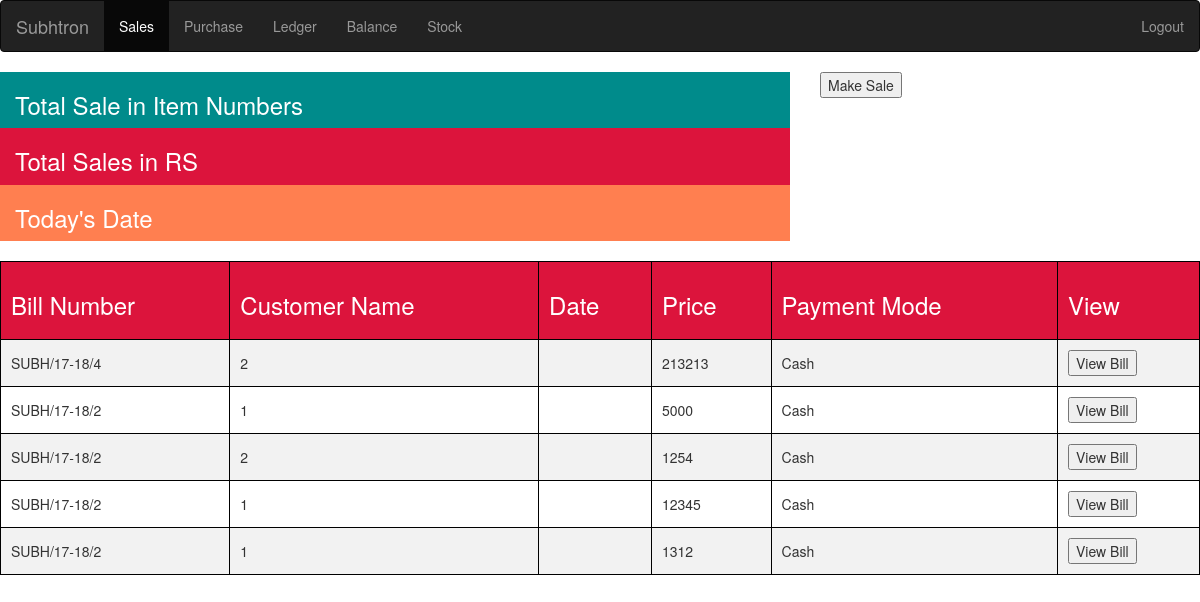
The app's page /sales.php (signed in) with its own data.
### tables this page shows
CREATE TABLE `products` (
  `company_name` varchar(50) NOT NULL,
  `model_name` varchar(50) NOT NULL,
  `item_name` varchar(50) NOT NULL,
  `serial_number` varchar(50) NOT NULL,
  `purchase_bill_number` varchar(100) NOT NULL,
  `selling_bill_number` varchar(100) NOT NULL,
  `description` varchar(100) NOT NULL,
  `customer_id` varchar(100) NOT NULL,
  `dealer_id` varchar(100) NOT NULL,
  `mode_buying` varchar(100) NOT NULL,
  `mode_selling` varchar(100) NOT NULL,
  `buying_rate` int(11) NOT NULL,
  `selling_rate` int(11) NOT NULL,
  `is_sold` int(11) NOT NULL
);

### sales.php (the view, shortened to what this page needs)
<?php include "header.php"; ?>
<?php if($_SESSION["login_flag"] == true){ ?>
	<div class="row">
		<div class="col-md-8">
			<div class="col-md-12" style="background-color: darkcyan;color: white;">
				<h3>Total Sale in Item Numbers</h3>
			</div>
			<div class="col-md-12" style="background-color: crimson;color: white;">
				<h3>Total Sales in RS</h3>
			</div>
			<div class="col-md-12" style="background-color: coral;color: white;">
				<h3>Today's Date</h3>
			</div>
		</div>
		<div class="col-md-4">
			<button onclick="location.href='selectCustomerBilling.php';">Make Sale</button>
		</div>
	</div>
	<br>
	<div class="row">
		<div class="col-md-12">
			<table>
				<tr>
					<th><h3>Bill Number</h3></th>
					<th><h3>Customer Name</h3></th>
					<th><h3>Date</h3></th>
					<th><h3>Price</h3></th>
					<th><h3>Payment Mode</h3></th>
					<th><h3>View</h3></th>
				</tr>
				<?php
				$sql = "SELECT selling_bill_number,selling_rate,customer_id,mode_selling FROM products WHERE is_sold = 1";
				$result = $conn->query($sql);
				if ($result->num_rows > 0) {
				    while($row = $result->fetch_assoc()) {
				       	echo "<tr>";
				        echo "<td>" . $row["selling_bill_number"]. "</td>";
				        echo "<td>" . $row["customer_id"]. "</td>";
				        echo "<td></td>";
				        echo "<td>" . $row["selling_rate"]. "</td>";
				        echo "<td>" . $row["mode_selling"]. "</td>";
				        echo "<td><button onclick=viewBill('".$row["selling_bill_number"]."')>View Bill</button></td>";
				        echo "</tr>";
				    }
				} else {
				    echo "0 results";
				}
				?>
			</table>
		</div>
	</div>
<?php } ?>
<?php include "footer.php"; ?>

### css/styles.css (style rules this page uses)
table { width: 100%; }
table, th, td { padding: 10px; border: 1px solid black; }
tr:nth-child(even) { background-color: #f2f2f2 }
th { background-color: crimson; color: white; }

### records on screen
products: selling_bill_number "SUBH/17-18/4", customer "2", selling_rate "213213", mode_selling "Cash"
products: selling_bill_number "SUBH/17-18/2", customer "1", selling_rate "5000", mode_selling "Cash"
products: selling_bill_number "SUBH/17-18/2", customer "2", selling_rate "1254", mode_selling "Cash"
products: selling_bill_number "SUBH/17-18/2", customer "1", selling_rate "12345", mode_selling "Cash"
products: selling_bill_number "SUBH/17-18/2", customer "1", selling_rate "1312", mode_selling "Cash"
